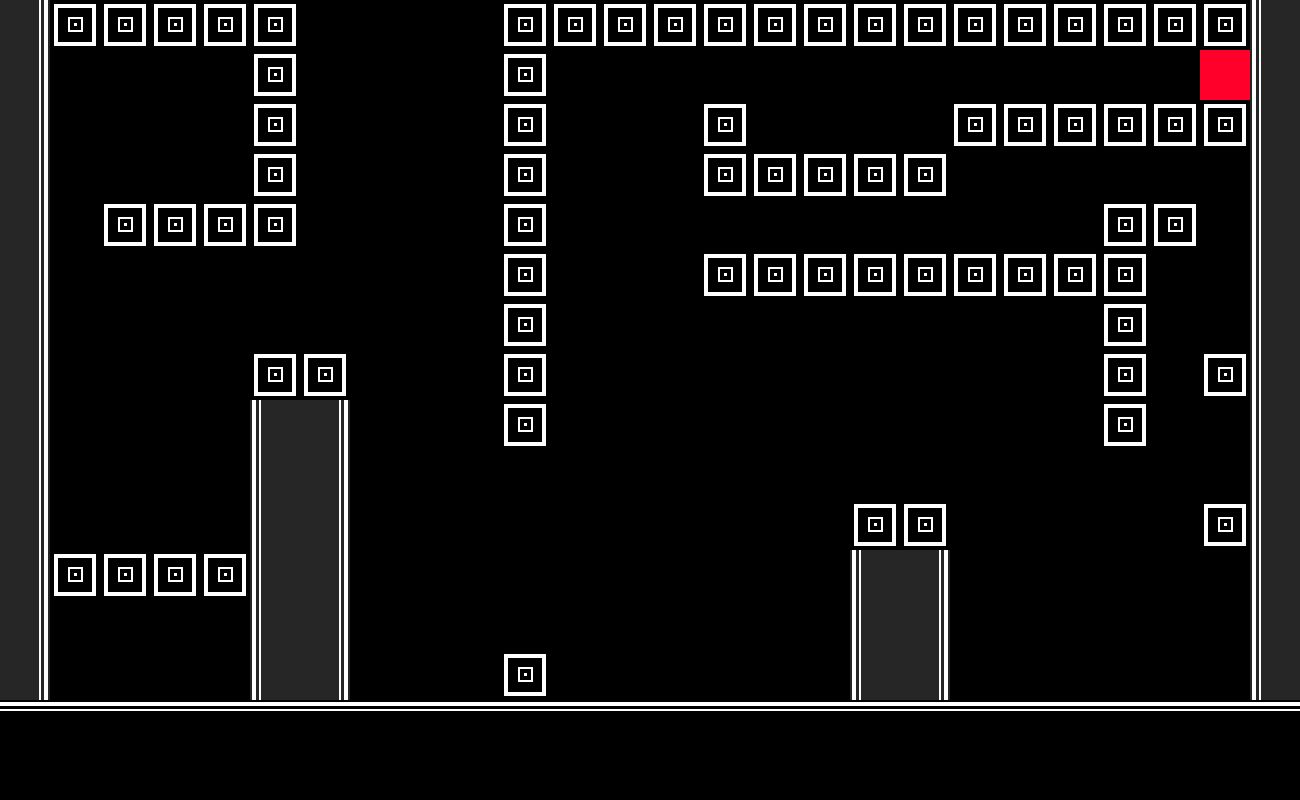

This game map was drawn from its Tiled (.tmx) file and the tilesets committed beside it. A one-line description and the full map source follow:
An orthogonal 26x16 tile map with 50x50 px tiles, 1 tile layer (tilebox-dummy), 1 hidden layer not drawn and 35 objects.

<map version="1.10" tiledversion="1.11.2" orientation="orthogonal" renderorder="right-down" width="26" height="16" tilewidth="50" tileheight="50" infinite="0" nextlayerid="9" nextobjectid="81">
 <tileset firstgid="1" source="dummy.tsx" />
 <layer id="5" name="tilebox-dummy" width="26" height="16">
  <data encoding="csv">
4,5,5,5,5,5,0,0,0,0,5,5,5,5,5,5,5,5,5,5,5,5,5,5,5,3,
4,0,0,0,0,5,0,0,0,0,5,0,0,0,0,0,0,0,0,0,0,0,0,0,1,3,
4,0,0,0,0,5,0,0,0,0,5,0,0,0,5,0,0,0,0,5,5,5,5,5,5,3,
4,0,0,0,0,5,0,0,0,0,5,0,0,0,5,5,5,5,5,0,0,0,0,0,0,3,
4,0,5,5,5,5,0,0,0,0,5,0,0,0,0,0,0,0,0,0,0,0,5,5,0,3,
4,0,0,0,0,0,0,0,0,0,5,0,0,0,5,5,5,5,5,5,5,5,5,0,0,3,
4,0,0,0,0,0,0,0,0,0,5,0,0,0,0,0,0,0,0,0,0,0,5,0,0,3,
4,0,0,0,0,5,5,0,0,0,5,0,0,0,0,0,0,0,0,0,0,0,5,0,5,3,
4,0,0,0,0,3,4,0,0,0,5,0,0,0,0,0,0,0,0,0,0,0,5,0,0,3,
4,0,0,0,0,3,4,0,0,0,0,0,0,0,0,0,0,0,0,0,0,0,0,0,0,3,
4,0,0,0,0,3,4,0,0,0,0,0,0,0,0,0,0,5,5,0,0,0,0,0,5,3,
4,5,5,5,5,3,4,0,0,0,0,0,0,0,0,0,0,3,4,0,0,0,0,0,0,3,
4,0,0,0,0,3,4,0,0,0,0,0,0,0,0,0,0,3,4,0,0,0,0,0,0,3,
4,0,0,0,0,3,4,0,0,0,5,0,0,0,0,0,0,3,4,0,0,0,0,0,0,3,
2,2,2,2,2,2,2,2,2,2,2,2,2,2,2,2,2,2,2,2,2,2,2,2,2,2,
8,8,8,8,8,8,8,8,8,8,8,8,8,8,8,8,8,8,8,8,8,8,8,8,8,8
</data>
 </layer>
 <layer id="8" name="spike-dummy" width="26" height="16" visible="0">
  <data encoding="csv">
0,0,0,0,0,0,0,0,0,0,0,0,0,0,0,0,0,0,0,0,0,0,0,0,0,0,
0,0,0,0,0,0,0,0,0,0,0,0,0,0,0,0,0,0,0,0,0,0,0,0,0,0,
0,0,0,0,0,0,0,0,0,0,0,0,0,0,0,17,0,0,0,0,0,0,0,0,0,0,
0,0,0,0,0,0,0,0,0,0,0,0,0,0,0,0,18,0,0,0,0,0,0,0,0,0,
0,0,0,0,0,0,0,0,0,0,0,0,0,0,0,0,0,0,20,0,0,0,0,0,0,0,
0,0,0,0,0,0,0,0,0,0,0,18,0,20,0,0,0,0,0,0,0,0,0,19,0,0,
0,0,0,0,0,0,0,0,0,0,0,0,0,0,0,0,0,0,0,0,0,0,0,0,0,0,
0,0,0,0,0,0,0,0,0,0,0,0,0,0,0,0,0,0,0,0,0,0,0,0,0,0,
0,0,0,0,0,0,0,0,0,0,0,0,0,0,0,0,0,0,0,0,0,0,0,0,19,0,
0,0,0,0,0,0,0,0,0,0,0,0,0,0,0,0,0,0,0,0,0,0,0,0,0,0,
0,17,17,17,17,0,0,0,0,0,0,0,0,0,0,0,0,0,0,0,0,0,0,0,0,0,
0,0,0,0,0,0,0,0,0,0,0,0,0,0,0,0,0,0,0,0,0,0,0,0,19,0,
0,0,0,0,0,0,0,0,0,0,0,0,0,0,0,0,0,0,0,0,0,0,0,0,0,0,
0,0,0,0,0,0,0,17,17,17,0,17,17,17,17,17,17,0,0,0,0,0,0,0,0,0,
0,0,0,0,0,0,0,0,0,0,0,0,0,0,0,0,0,0,0,0,0,0,0,0,0,0,
0,0,0,0,0,0,0,0,0,0,0,0,0,0,0,0,0,0,0,0,0,0,0,0,0,0
</data>
 </layer>
 <objectgroup id="7" name="spike-normal">
  <object id="30" gid="17" x="200" y="550" width="50" height="50" />
  <object id="31" gid="17" x="50" y="550" width="50" height="50" />
  <object id="32" gid="17" x="100" y="550" width="50" height="50" />
  <object id="33" gid="17" x="150" y="550" width="50" height="50" />
  <object id="34" gid="17" x="350" y="700" width="50" height="50" />
  <object id="35" gid="17" x="400" y="700" width="50" height="50" />
  <object id="36" gid="17" x="450" y="700" width="50" height="50" />
  <object id="37" gid="17" x="550" y="700" width="50" height="50" />
  <object id="38" gid="17" x="600" y="700" width="50" height="50" />
  <object id="39" gid="17" x="650" y="700" width="50" height="50" />
  <object id="40" gid="17" x="700" y="700" width="50" height="50" />
  <object id="41" gid="17" x="750" y="700" width="50" height="50" />
  <object id="42" gid="17" x="800" y="700" width="50" height="50" />
  <object id="43" gid="17" x="1000" y="700" width="50" height="50" />
  <object id="44" gid="17" x="950" y="700" width="50" height="50" />
  <object id="45" gid="17" x="1100" y="700" width="50" height="50" />
  <object id="46" gid="17" x="1150" y="700" width="50" height="50" />
  <object id="47" gid="17" x="1050" y="700" width="50" height="50" />
  <object id="48" gid="17" x="1200" y="700" width="50" height="50" />
  <object id="49" gid="19" x="1200" y="600" width="50" height="50" />
  <object id="50" gid="19" x="1200" y="450" width="50" height="50" />
  <object id="51" gid="19" x="1150" y="300" width="50" height="50" />
  <object id="57" gid="20" x="650" y="300" width="50" height="50" />
  <object id="58" gid="18" x="550" y="300" width="50" height="50" />
  <object id="59" gid="17" x="750" y="150" width="50" height="50" />
  <object id="60" gid="19" x="500" y="500" width="50" height="50" />
  <object id="65" gid="19" x="50" y="150" width="50" height="50" />
  <object id="66" x="59.2727" y="108.182">
   <polygon points="0,0 24.5455,-3.27273 10,24.7273" />
  </object>
  <object id="71" gid="19" x="200" y="150" width="50" height="50" />
  <object id="72" gid="17" x="900" y="150" width="50" height="50" />
  <object id="73" gid="17" x="850" y="150" width="50" height="50" />
  <object id="74" gid="17" x="800" y="150" width="50" height="50" />
  <object id="75" gid="17" x="800" y="150" width="50" height="50" />
  <object id="79" gid="18" x="950" y="200" width="50" height="50" />
  <object id="80" gid="20" x="1050" y="250" width="50" height="50" />
 </objectgroup>
</map>
